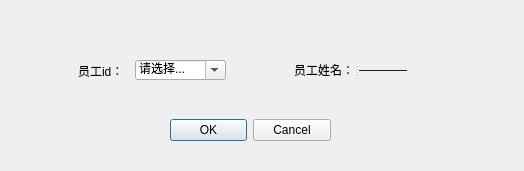
<?xml version="1.0" encoding="UTF-8"?>
<ui version="4.0">
 <class>deleteEmployee</class>
 <widget class="QWidget" name="deleteEmployee">
  <property name="geometry">
   <rect>
    <x>0</x>
    <y>0</y>
    <width>524</width>
    <height>171</height>
   </rect>
  </property>
  <property name="windowTitle">
   <string>Form</string>
  </property>
  <widget class="QDialogButtonBox" name="submit">
   <property name="geometry">
    <rect>
     <x>170</x>
     <y>110</y>
     <width>161</width>
     <height>41</height>
    </rect>
   </property>
   <property name="standardButtons">
    <set>QDialogButtonBox::Cancel|QDialogButtonBox::Ok</set>
   </property>
  </widget>
  <widget class="QSplitter" name="splitter">
   <property name="geometry">
    <rect>
     <x>294</x>
     <y>64</y>
     <width>114</width>
     <height>12</height>
    </rect>
   </property>
   <property name="orientation">
    <enum>Qt::Horizontal</enum>
   </property>
   <widget class="QLabel" name="label_2">
    <property name="text">
     <string>员工姓名：</string>
    </property>
   </widget>
   <widget class="QLabel" name="employeeName">
    <property name="text">
     <string>————</string>
    </property>
   </widget>
  </widget>
  <widget class="QLabel" name="label">
   <property name="geometry">
    <rect>
     <x>78</x>
     <y>63</y>
     <width>48</width>
     <height>16</height>
    </rect>
   </property>
   <property name="text">
    <string>员工id：</string>
   </property>
  </widget>
  <widget class="QComboBox" name="employeeId">
   <property name="geometry">
    <rect>
     <x>135</x>
     <y>60</y>
     <width>91</width>
     <height>20</height>
    </rect>
   </property>
   <property name="editable">
    <bool>true</bool>
   </property>
   <item>
    <property name="text">
     <string>请选择...</string>
    </property>
   </item>
  </widget>
 </widget>
 <resources/>
 <connections/>
</ui>
